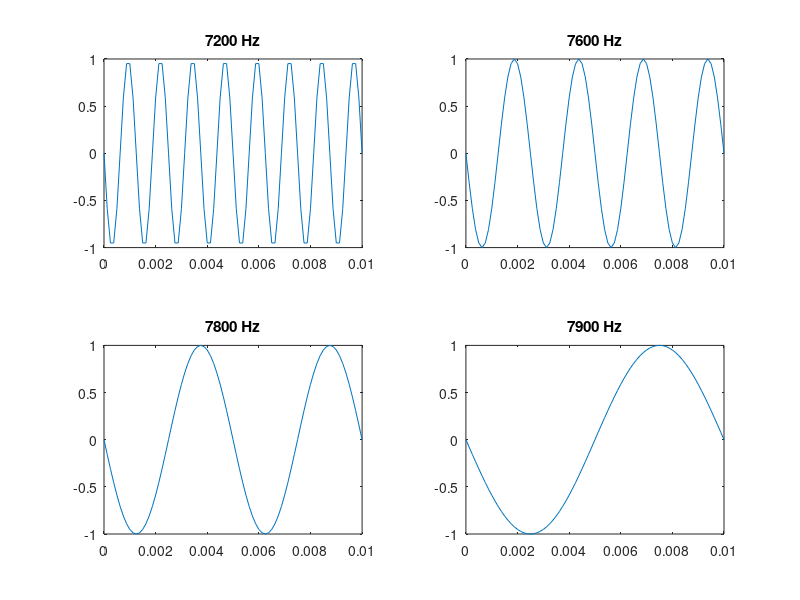

Here is the MATLAB script that generated this plot:
% Use sinusoid frequency f = 300 Hz
f = [7200, 7600, 7800, 7900];

% Sampling frequency and interval
fs = 8000;
Ts = 1/fs;

% Set time duration of plot, i.e., 10 msec.
tfinalplot = 10e-3;

% Make the time vector for the plot
nplot=0:Ts:tfinalplot;

% Make the time vector for replayed sound spurt
% Play the spurt for 2 seconds
tfinal = 2;
nsound=0:Ts:tfinal;

% 100 Hz
xnT1 = sin(2*pi*f(1)*nsound);
% Make the plot
subplot(2,2,1);
plot(nplot, xnT1(1:length(nplot)));
title('7200 Hz');

% 200 Hz
xnT2 = sin(2*pi*f(2)*nsound);
% Make the plot
subplot(2,2,2);
plot(nplot, xnT2(1:length(nplot)));
title('7600 Hz');

% 400 Hz
xnT3 = sin(2*pi*f(3)*nsound);
% Make the plot
subplot(2,2,3);
plot(nplot, xnT3(1:length(nplot)));
title('7800 Hz');

% 800 Hz
xnT4 = sin(2*pi*f(4)*nsound);
% Make the plot
subplot(2,2,4);
plot(nplot, xnT4(1:length(nplot)));
title('7900 Hz');

xnT = [xnT1(1:2/Ts) xnT2(1:2/Ts) xnT3(1:2/Ts) xnT4(1:2/Ts)];

% Save xnT as a wav sound file, soundfile.wav.
audiowrite('soundfile_Q3.wav', xnT', fs);
% Uncomment/edit this next line to save the graph.
exportgraphics(gcf, 'Q3.jpg');